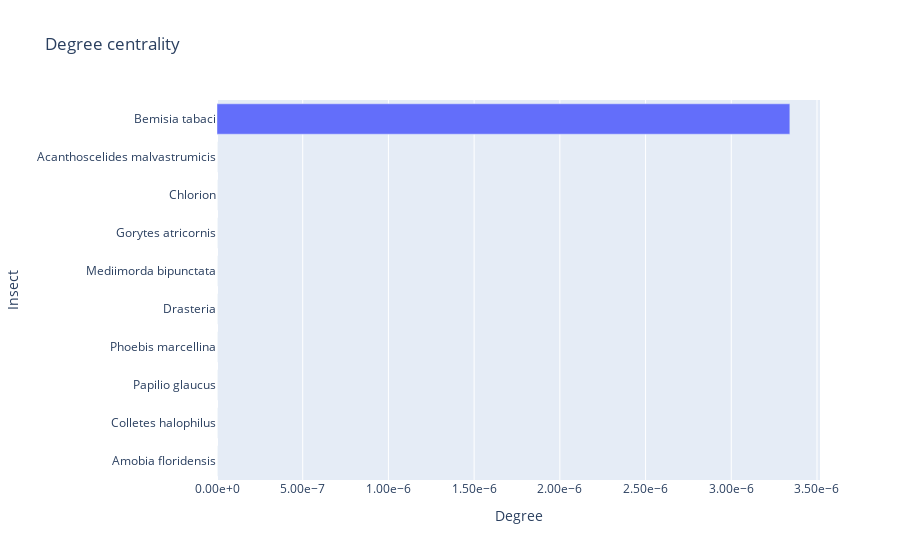

Source (notebook cell):
### Markdown cell above
# Visualisasi Hasil Analisis

### Code cell
import plotly.graph_objects as go

to_itter=data_to_count.sort_values('dc_result',ascending=False).reset_index(drop=True)[:10]

label=[]
degree=[]
for index,data in to_itter.sort_values('dc_result',ascending=True).reset_index(drop=True).iterrows():
    label.append(data.label)
    degree.append(data.dc_result)

fig = go.Figure(data=go.Bar(
    x=degree,
    y=label,
    orientation='h'
))

fig.update_layout(
    title='Degree centrality',
    xaxis_title='Degree',
    yaxis_title='Insect'
)
fig.update_xaxes(tickformat=".2e", hoverformat=".2e")

fig.show()

### Figure 1 — Plotly figure (JSON) as saved in the notebook; plotly's stock layout.template omitted (floating-point values rounded to 4 significant figures)
{"data": [{"orientation": "h", "type": "bar", "x": [0, 0, 0, 0, 0, 0, 0, 0, 0, 3.342e-06], "y": ["Amobia floridensis", "Colletes halophilus", "Papilio glaucus", "Phoebis marcellina", "Drasteria", "Mediimorda bipunctata", "Gorytes atricornis", "Chlorion", "Acanthoscelides malvastrumicis", "Bemisia tabaci"]}], "layout": {"title": {"text": "Degree centrality"}, "xaxis": {"hoverformat": ".2e", "tickformat": ".2e", "title": {"text": "Degree"}}, "yaxis": {"title": {"text": "Insect"}}}}
